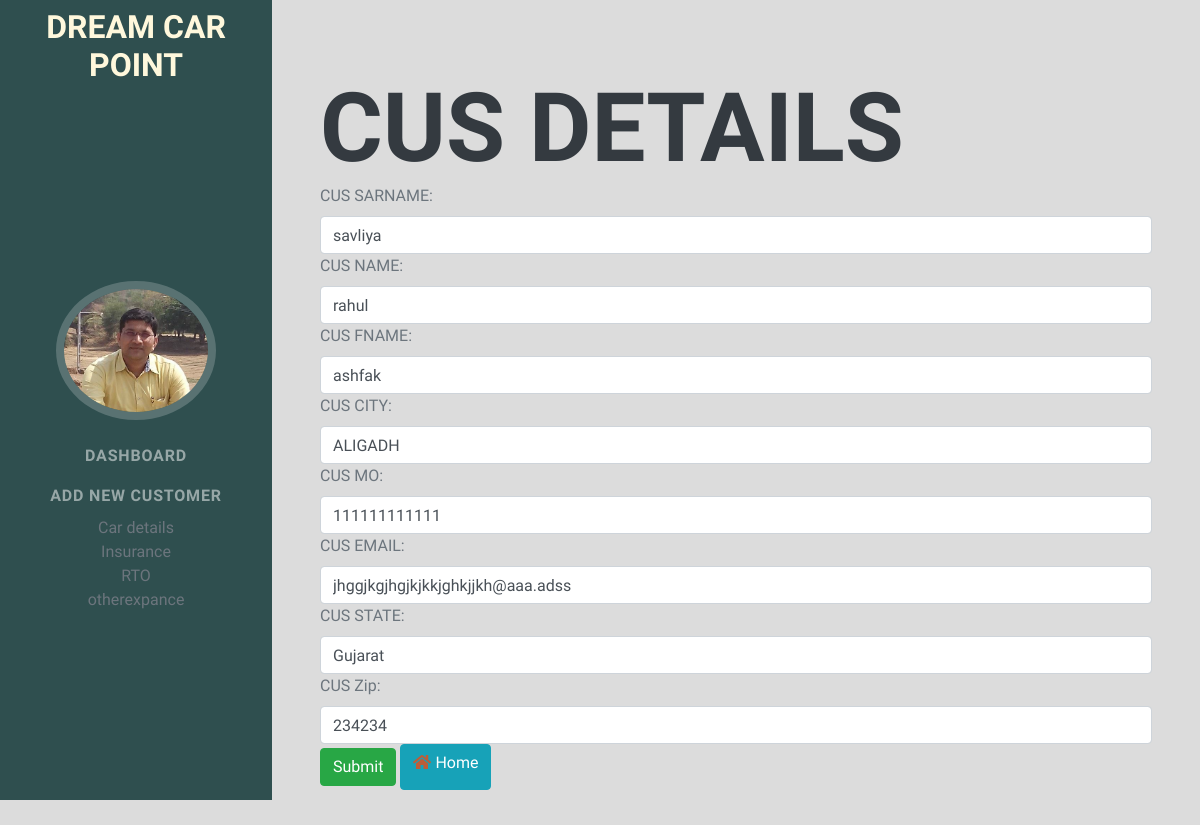
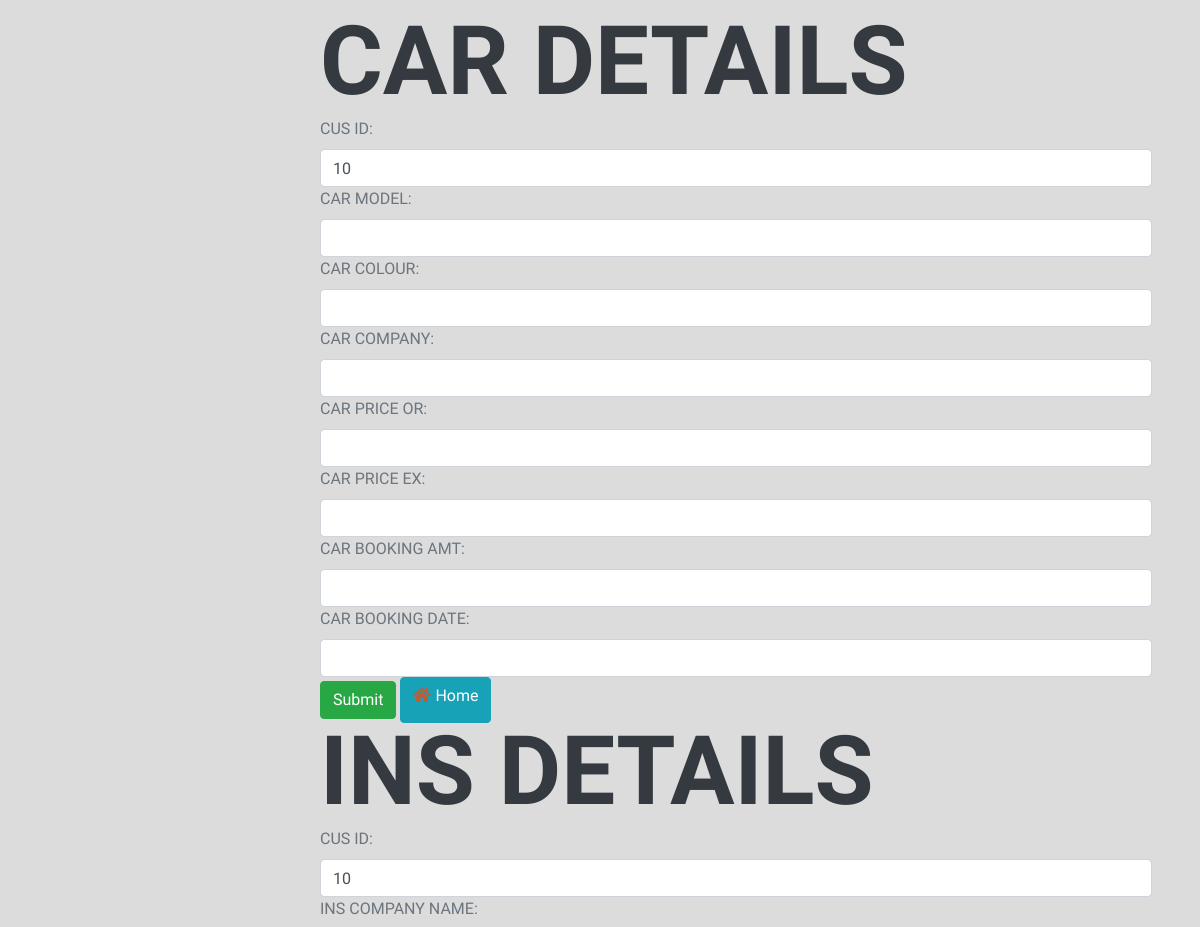
Page /10/ (upper part) on the earlier database version (2 pictures, top to bottom).
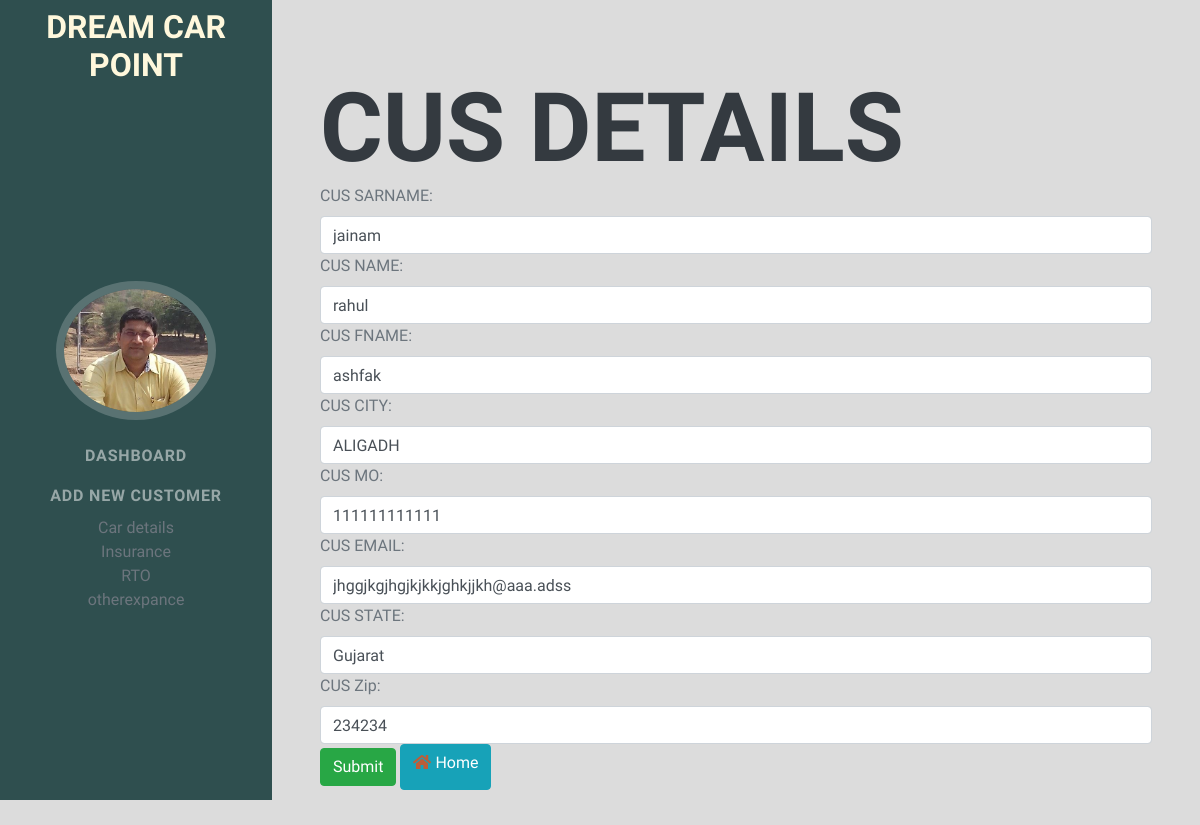
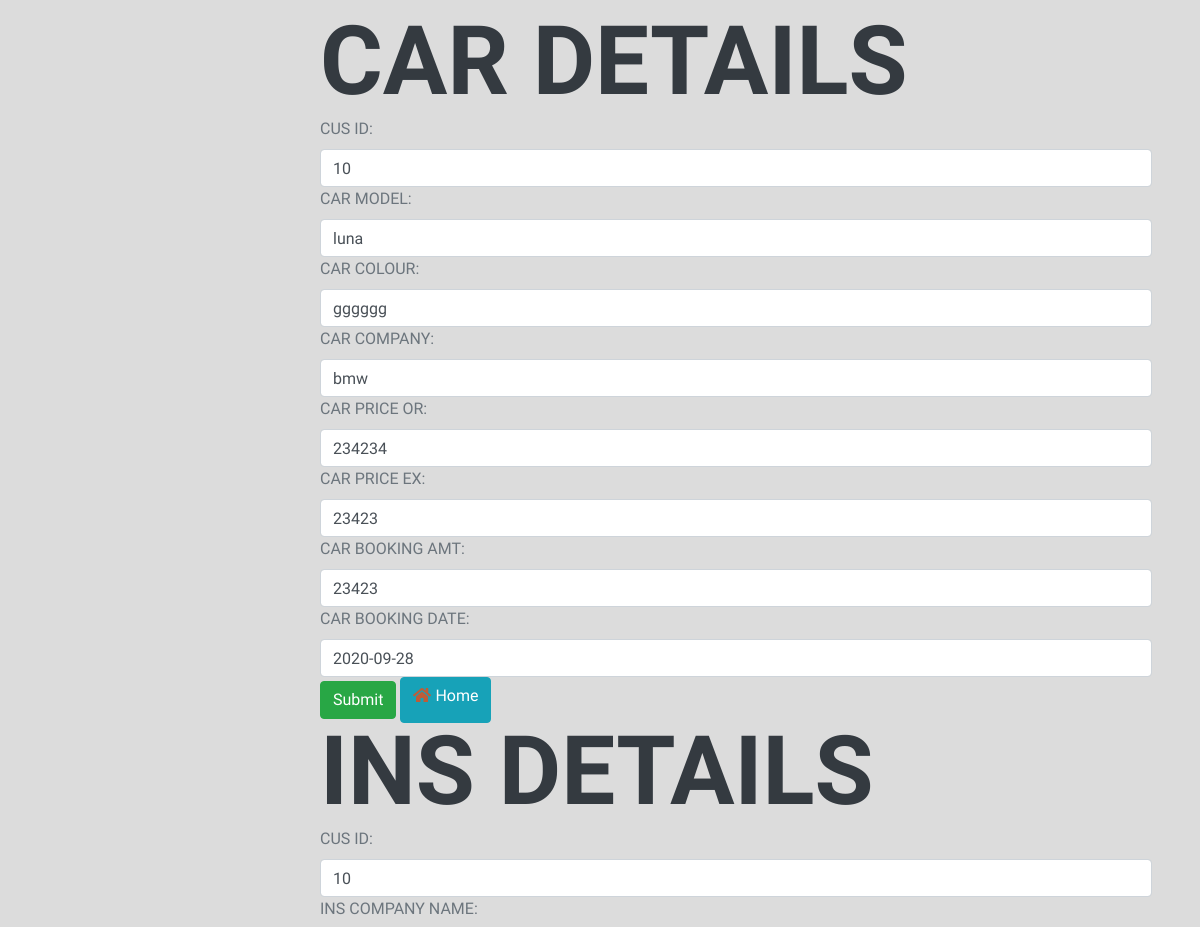
Same page on the later database version (2 pictures, top to bottom).
### CAR/models.py (models this page shows, shortened)
class customer(models.Model):
    CUS_ID     = models.AutoField(primary_key=True)
    CUS_SARNAME = models.CharField(max_length=20,blank=True)
    CUS_NAME   = models.CharField(max_length=70,blank=True)
    CUS_FNAME   = models.CharField(max_length=70,blank=True)
    CUS_CITY   = models.CharField(max_length=70,blank=True)
    CUS_MO     = models.CharField(max_length=12,unique=True,blank=True)
    CUS_EMAIL  = models.EmailField(unique=True)
    CUS_STATE  = models.CharField(max_length=70)
    CUS_Zip    = models.CharField(max_length= 6)
    date_modified = models.DateTimeField(auto_now=True)

class car(models.Model):
    CUS_ID     = models.ForeignKey(customer,on_delete=models.CASCADE)
    CAR_ID     =models.AutoField(primary_key=True)
    CAR_MODEL  = models.CharField(max_length= 20,null=True)
    CAR_COLOUR = models.CharField(max_length= 20,null=True)
    CAR_COMPANY = models.CharField(max_length= 20,null=True)
    CAR_PRICE_OR = models.IntegerField(null=True)
    CAR_PRICE_EX = models.IntegerField(null=True)
    CAR_BOOKING_AMT = models.IntegerField(null=True)
    CAR_BOOKING_DATE = models.DateField(null=True)
    def __str__(self):
        return self.CAR_MODEL

### CAR/views.py (the view)
# urls.py: path('<int:id>/',views.UpdateData,name="Update"),
def UpdateData(request,id):
    print(id)
    if request.method =='POST':
        print(request)
        cus = customer.objects.get(pk=id)
        fm = customerDe(request.POST,instance=cus)
        if fm.is_valid():
            fm.save()
        if car.objects.filter(CUS_ID=id).exists():
            car1 = car.objects.get(CUS_ID=id)
            fm2 = carDe(request.POST,instance=car1)
            if fm2.is_valid():
                fm2.save()
        else:
            cfm = carDe(request.POST)
            if cfm.is_valid():
                cfm.save()
        if insurance.objects.filter(CUS_ID=id).exists():
            ins = insurance.objects.get(CUS_ID=id)
            fm3 = insuranceDe(request.POST,instance=ins)
            if fm3.is_valid():
                fm3.save()
                print(fm3)
        else:
            cfm3 = insuranceDe(request.POST)
            if cfm3.is_valid():
                cfm3.save()
        return HttpResponseRedirect('/listing/')
    else:
        print("else")
        cus = customer.objects.get(pk=id)
        fm = customerDe(instance=cus)
        car1 = car.objects.filter(CUS_ID=id).first()
        print('car1',car1)
        fm2 = carDe(instance=car1,initial={'CUS_ID':id})
        ins = insurance.objects.filter(CUS_ID=id).first()
        print('ins',ins)
        fm3 = insuranceDe(instance=ins,initial={'CUS_ID':id})
        return render(request,'index_customerUpdate.html',{'form':fm,'form2':fm2,'form3':fm3})

### CAR/forms.py
class customerDe(forms.ModelForm):
    class Meta:
        model = customer
        fields =['CUS_ID','CUS_SARNAME','CUS_NAME','CUS_FNAME','CUS_CITY','CUS_MO','CUS_EMAIL','CUS_STATE','CUS_Zip']
        widgets={
            'CUS_ID' : forms.TextInput(attrs={'class':'sr-only'}),
            'CUS_SARNAME': forms.TextInput(attrs={'class':'form-control'}),
            'CUS_NAME': forms.TextInput(attrs={'class':'form-control'}),
            'CUS_FNAME' : forms.TextInput(attrs={'class':'form-control'}),
            'CUS_CITY': forms.TextInput(attrs={'class':'form-control'}),
            'CUS_MO':forms.TextInput(attrs={'class':'form-control'}),
            'CUS_EMAIL': forms.EmailInput(attrs={'class':'form-control'}),
            'CUS_STATE': forms.TextInput(attrs={'class':'form-control'}),
            'CUS_Zip': forms.TextInput(attrs={'class':'form-control'}),
        }

### CAR/templates/index_customerUpdate.html (shortened to what this page needs)
<!DOCTYPE html>
{% load static %}
<html lang="en">
    {% include 'index_head.html' %}
    <body id="page-top">
            {% include 'index_nav.html' %}
        <div class="container-fluid p-0">
            <section class="resume-section" id="experience">
                <div class="resume-section-content">
                <h1>cus Details</h1>
                <form method="POST" action="">
                    {% for Fi in form %}
                        {{Fi.label_tag}}
                        {{Fi}}
                    {% endfor %}
                    <input type="submit" class="btn btn-success">
                    <button class="btn btn-info"><a href="{% url 'listing' %}"><i class="fa fa-home"></i> <label id="ho">Home</label></a></button>
                </form>
                <br>
                <br>
                <h1>car Details</h1>
                <form method="POST" action="">
                    {% for Fi in form2 %}
                        {{Fi.label_tag}}
                        {{Fi}}
                    {% endfor %}
                    <input type="submit" class="btn btn-success">
                    <button class="btn btn-info"><a href="{% url 'listing' %}"><i class="fa fa-home"></i> <label id="ho">Home</label></a></button>
                </form>
                <h1>INS Details</h1>
                <form method="POST" action="">
                    {% for Fig in form3 %}
                        {{Fig.label_tag}}
                        {{Fig}}
                    {% endfor %}
                </form>
                 </div>
            </section>
        </div>
    </body>
</html>

Differences in the rows shown:
changed customer "rahul": CUS_SARNAME "savliya" → "jainam"
added car: form2 "10" "luna" "gggggg" "bmw" "234234" "23423" "23423" "2020-09-28"
